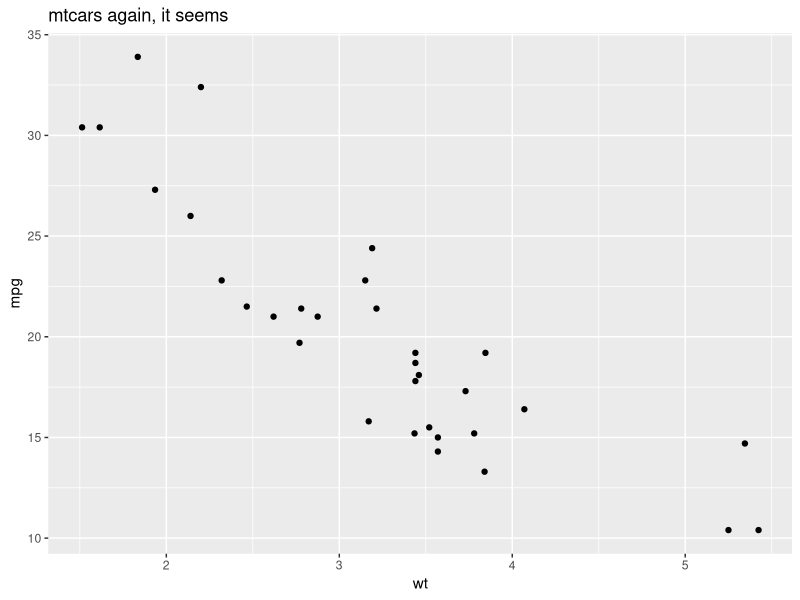

Source code (R):
## ---- chunk 1
library(lubridate)
library(tidyverse)
## ---- chunk 2
knitr::opts_chunk$set(fig.retina = 2)
## ---- chunk 3
ggplot(mtcars, aes(wt, mpg)) +
  geom_point() +
  labs(title = "mtcars again, it seems")
